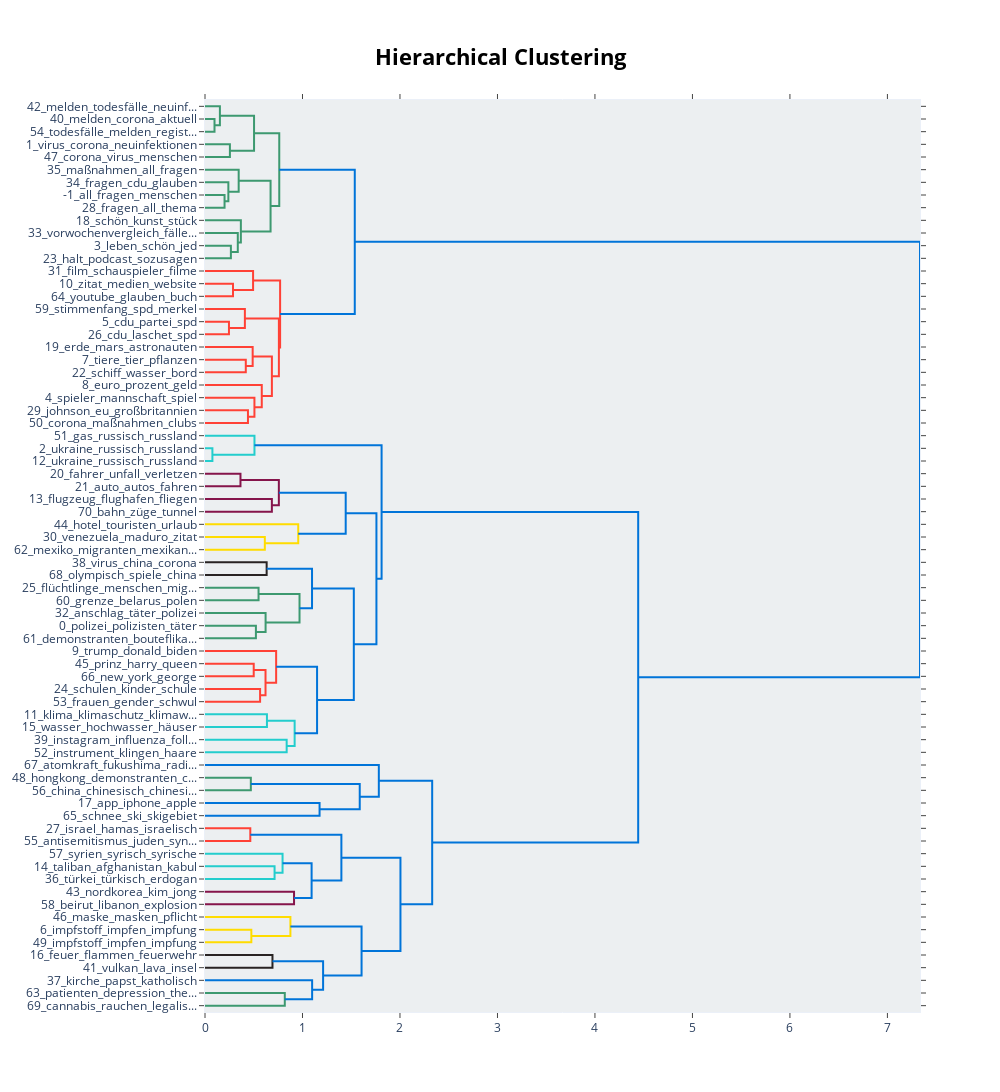

Notebook code for this chart:
### Code cell
topic_model.visualize_hierarchy()

### Figure 1 — Plotly figure (JSON) as saved in the notebook; plotly's stock layout.template omitted (floating-point values rounded to 4 significant figures)
{"data": [{"hoverinfo": "text", "marker": {"color": "rgb(61,153,112)"}, "mode": "lines", "type": "scatter", "x": [0, 0.09754, 0.09754, 0], "xaxis": "x", "y": [-15, -15, -25, -25], "yaxis": "y"}, {"hoverinfo": "text", "marker": {"color": "rgb(61,153,112)"}, "mode": "lines", "type": "scatter", "x": [0, 0.1529, 0.1529, 0.09754], "xaxis": "x", "y": [-5, -5, -20, -20], "yaxis": "y"}, {"hoverinfo": "text", "marker": {"color": "rgb(61,153,112)"}, "mode": "lines", "type": "scatter", "x": [0, 0.2556, 0.2556, 0], "xaxis": "x", "y": [-35, -35, -45, -45], "yaxis": "y"}, {"hoverinfo": "text", "marker": {"color": "rgb(61,153,112)"}, "mode": "lines", "type": "scatter", "x": [0.1529, 0.5031, 0.5031, 0.2556], "xaxis": "x", "y": [-12.5, -12.5, -40, -40], "yaxis": "y"}, {"hoverinfo": "text", "marker": {"color": "rgb(61,153,112)"}, "mode": "lines", "type": "scatter", "x": [0, 0.2005, 0.2005, 0], "xaxis": "x", "y": [-75, -75, -85, -85], "yaxis": "y"}, {"hoverinfo": "text", "marker": {"color": "rgb(61,153,112)"}, "mode": "lines", "type": "scatter", "x": [0, 0.2396, 0.2396, 0.2005], "xaxis": "x", "y": [-65, -65, -80, -80], "yaxis": "y"}, {"hoverinfo": "text", "marker": {"color": "rgb(61,153,112)"}, "mode": "lines", "type": "scatter", "x": [0, 0.3455, 0.3455, 0.2396], "xaxis": "x", "y": [-55, -55, -72.5, -72.5], "yaxis": "y"}, {"hoverinfo": "text", "marker": {"color": "rgb(61,153,112)"}, "mode": "lines", "type": "scatter", "x": [0, 0.2655, 0.2655, 0], "xaxis": "x", "y": [-115, -115, -125, -125], "yaxis": "y"}, {"hoverinfo": "text", "marker": {"color": "rgb(61,153,112)"}, "mode": "lines", "type": "scatter", "x": [0, 0.3364, 0.3364, 0.2655], "xaxis": "x", "y": [-105, -105, -120, -120], "yaxis": "y"}, {"hoverinfo": "text", "marker": {"color": "rgb(61,153,112)"}, "mode": "lines", "type": "scatter", "x": [0, 0.3679, 0.3679, 0.3364], "xaxis": "x", "y": [-95, -95, -112.5, -112.5], "yaxis": "y"}, {"hoverinfo": "text", "marker": {"color": "rgb(61,153,112)"}, "mode": "lines", "type": "scatter", "x": [0.3455, 0.6726, 0.6726, 0.3679], "xaxis": "x", "y": [-63.75, -63.75, -103.8, -103.8], "yaxis": "y"}, {"hoverinfo": "text", "marker": {"color": "rgb(61,153,112)"}, "mode": "lines", "type": "scatter", "x": [0.5031, 0.7618, 0.7618, 0.6726], "xaxis": "x", "y": [-26.25, -26.25, -83.75, -83.75], "yaxis": "y"}, {"hoverinfo": "text", "marker": {"color": "rgb(255,65,54)"}, "mode": "lines", "type": "scatter", "x": [0, 0.2872, 0.2872, 0], "xaxis": "x", "y": [-145, -145, -155, -155], "yaxis": "y"}, {"hoverinfo": "text", "marker": {"color": "rgb(255,65,54)"}, "mode": "lines", "type": "scatter", "x": [0, 0.4932, 0.4932, 0.2872], "xaxis": "x", "y": [-135, -135, -150, -150], "yaxis": "y"}, {"hoverinfo": "text", "marker": {"color": "rgb(255,65,54)"}, "mode": "lines", "type": "scatter", "x": [0, 0.2458, 0.2458, 0], "xaxis": "x", "y": [-175, -175, -185, -185], "yaxis": "y"}, {"hoverinfo": "text", "marker": {"color": "rgb(255,65,54)"}, "mode": "lines", "type": "scatter", "x": [0, 0.4091, 0.4091, 0.2458], "xaxis": "x", "y": [-165, -165, -180, -180], "yaxis": "y"}, {"hoverinfo": "text", "marker": {"color": "rgb(255,65,54)"}, "mode": "lines", "type": "scatter", "x": [0, 0.4184, 0.4184, 0], "xaxis": "x", "y": [-205, -205, -215, -215], "yaxis": "y"}, {"hoverinfo": "text", "marker": {"color": "rgb(255,65,54)"}, "mode": "lines", "type": "scatter", "x": [0, 0.4889, 0.4889, 0.4184], "xaxis": "x", "y": [-195, -195, -210, -210], "yaxis": "y"}, {"hoverinfo": "text", "marker": {"color": "rgb(255,65,54)"}, "mode": "lines", "type": "scatter", "x": [0, 0.4407, 0.4407, 0], "xaxis": "x", "y": [-245, -245, -255, -255], "yaxis": "y"}, {"hoverinfo": "text", "marker": {"color": "rgb(255,65,54)"}, "mode": "lines", "type": "scatter", "x": [0, 0.507, 0.507, 0.4407], "xaxis": "x", "y": [-235, -235, -250, -250], "yaxis": "y"}, {"hoverinfo": "text", "marker": {"color": "rgb(255,65,54)"}, "mode": "lines", "type": "scatter", "x": [0, 0.5823, 0.5823, 0.507], "xaxis": "x", "y": [-225, -225, -242.5, -242.5], "yaxis": "y"}, {"hoverinfo": "text", "marker": {"color": "rgb(255,65,54)"}, "mode": "lines", "type": "scatter", "x": [0.4889, 0.6861, 0.6861, 0.5823], "xaxis": "x", "y": [-202.5, -202.5, -233.8, -233.8], "yaxis": "y"}, {"hoverinfo": "text", "marker": {"color": "rgb(255,65,54)"}, "mode": "lines", "type": "scatter", "x": [0.4091, 0.7579, 0.7579, 0.6861], "xaxis": "x", "y": [-172.5, -172.5, -218.1, -218.1], "yaxis": "y"}, {"hoverinfo": "text", "marker": {"color": "rgb(255,65,54)"}, "mode": "lines", "type": "scatter", "x": [0.4932, 0.7704, 0.7704, 0.7579], "xaxis": "x", "y": [-142.5, -142.5, -195.3, -195.3], "yaxis": "y"}, {"hoverinfo": "text", "marker": {"color": "rgb(0,116,217)"}, "mode": "lines", "type": "scatter", "x": [0.7618, 1.536, 1.536, 0.7704], "xaxis": "x", "y": [-55, -55, -168.9, -168.9], "yaxis": "y"}, {"hoverinfo": "text", "marker": {"color": "rgb(35,205,205)"}, "mode": "lines", "type": "scatter", "x": [0, 0.07597, 0.07597, 0], "xaxis": "x", "y": [-275, -275, -285, -285], "yaxis": "y"}, {"hoverinfo": "text", "marker": {"color": "rgb(35,205,205)"}, "mode": "lines", "type": "scatter", "x": [0, 0.5075, 0.5075, 0.07597], "xaxis": "x", "y": [-265, -265, -280, -280], "yaxis": "y"}, {"hoverinfo": "text", "marker": {"color": "rgb(133,20,75)"}, "mode": "lines", "type": "scatter", "x": [0, 0.3639, 0.3639, 0], "xaxis": "x", "y": [-295, -295, -305, -305], "yaxis": "y"}, {"hoverinfo": "text", "marker": {"color": "rgb(133,20,75)"}, "mode": "lines", "type": "scatter", "x": [0, 0.686, 0.686, 0], "xaxis": "x", "y": [-315, -315, -325, -325], "yaxis": "y"}, {"hoverinfo": "text", "marker": {"color": "rgb(133,20,75)"}, "mode": "lines", "type": "scatter", "x": [0.3639, 0.7576, 0.7576, 0.686], "xaxis": "x", "y": [-300, -300, -320, -320], "yaxis": "y"}, {"hoverinfo": "text", "marker": {"color": "rgb(255,220,0)"}, "mode": "lines", "type": "scatter", "x": [0, 0.6137, 0.6137, 0], "xaxis": "x", "y": [-345, -345, -355, -355], "yaxis": "y"}, {"hoverinfo": "text", "marker": {"color": "rgb(255,220,0)"}, "mode": "lines", "type": "scatter", "x": [0, 0.9565, 0.9565, 0.6137], "xaxis": "x", "y": [-335, -335, -350, -350], "yaxis": "y"}, {"hoverinfo": "text", "marker": {"color": "rgb(0,116,217)"}, "mode": "lines", "type": "scatter", "x": [0.7576, 1.443, 1.443, 0.9565], "xaxis": "x", "y": [-310, -310, -342.5, -342.5], "yaxis": "y"}, {"hoverinfo": "text", "marker": {"color": "rgb(40,35,35)"}, "mode": "lines", "type": "scatter", "x": [0, 0.6323, 0.6323, 0], "xaxis": "x", "y": [-365, -365, -375, -375], "yaxis": "y"}, {"hoverinfo": "text", "marker": {"color": "rgb(61,153,112)"}, "mode": "lines", "type": "scatter", "x": [0, 0.5492, 0.5492, 0], "xaxis": "x", "y": [-385, -385, -395, -395], "yaxis": "y"}, {"hoverinfo": "text", "marker": {"color": "rgb(61,153,112)"}, "mode": "lines", "type": "scatter", "x": [0, 0.5222, 0.5222, 0], "xaxis": "x", "y": [-415, -415, -425, -425], "yaxis": "y"}, {"hoverinfo": "text", "marker": {"color": "rgb(61,153,112)"}, "mode": "lines", "type": "scatter", "x": [0, 0.6215, 0.6215, 0.5222], "xaxis": "x", "y": [-405, -405, -420, -420], "yaxis": "y"}, {"hoverinfo": "text", "marker": {"color": "rgb(61,153,112)"}, "mode": "lines", "type": "scatter", "x": [0.5492, 0.9696, 0.9696, 0.6215], "xaxis": "x", "y": [-390, -390, -412.5, -412.5], "yaxis": "y"}, {"hoverinfo": "text", "marker": {"color": "rgb(0,116,217)"}, "mode": "lines", "type": "scatter", "x": [0.6323, 1.098, 1.098, 0.9696], "xaxis": "x", "y": [-370, -370, -401.2, -401.2], "yaxis": "y"}, {"hoverinfo": "text", "marker": {"color": "rgb(255,65,54)"}, "mode": "lines", "type": "scatter", "x": [0, 0.4997, 0.4997, 0], "xaxis": "x", "y": [-445, -445, -455, -455], "yaxis": "y"}, {"hoverinfo": "text", "marker": {"color": "rgb(255,65,54)"}, "mode": "lines", "type": "scatter", "x": [0, 0.5651, 0.5651, 0], "xaxis": "x", "y": [-465, -465, -475, -475], "yaxis": "y"}, {"hoverinfo": "text", "marker": {"color": "rgb(255,65,54)"}, "mode": "lines", "type": "scatter", "x": [0.4997, 0.6208, 0.6208, 0.5651], "xaxis": "x", "y": [-450, -450, -470, -470], "yaxis": "y"}, {"hoverinfo": "text", "marker": {"color": "rgb(255,65,54)"}, "mode": "lines", "type": "scatter", "x": [0, 0.7297, 0.7297, 0.6208], "xaxis": "x", "y": [-435, -435, -460, -460], "yaxis": "y"}, {"hoverinfo": "text", "marker": {"color": "rgb(35,205,205)"}, "mode": "lines", "type": "scatter", "x": [0, 0.6353, 0.6353, 0], "xaxis": "x", "y": [-485, -485, -495, -495], "yaxis": "y"}, {"hoverinfo": "text", "marker": {"color": "rgb(35,205,205)"}, "mode": "lines", "type": "scatter", "x": [0, 0.8378, 0.8378, 0], "xaxis": "x", "y": [-505, -505, -515, -515], "yaxis": "y"}, {"hoverinfo": "text", "marker": {"color": "rgb(35,205,205)"}, "mode": "lines", "type": "scatter", "x": [0.6353, 0.9195, 0.9195, 0.8378], "xaxis": "x", "y": [-490, -490, -510, -510], "yaxis": "y"}, {"hoverinfo": "text", "marker": {"color": "rgb(0,116,217)"}, "mode": "lines", "type": "scatter", "x": [0.7297, 1.15, 1.15, 0.9195], "xaxis": "x", "y": [-447.5, -447.5, -500, -500], "yaxis": "y"}, {"hoverinfo": "text", "marker": {"color": "rgb(0,116,217)"}, "mode": "lines", "type": "scatter", "x": [1.098, 1.526, 1.526, 1.15], "xaxis": "x", "y": [-385.6, -385.6, -473.8, -473.8], "yaxis": "y"}, {"hoverinfo": "text", "marker": {"color": "rgb(0,116,217)"}, "mode": "lines", "type": "scatter", "x": [1.443, 1.758, 1.758, 1.526], "xaxis": "x", "y": [-326.2, -326.2, -429.7, -429.7], "yaxis": "y"}, {"hoverinfo": "text", "marker": {"color": "rgb(0,116,217)"}, "mode": "lines", "type": "scatter", "x": [0.5075, 1.811, 1.811, 1.758], "xaxis": "x", "y": [-272.5, -272.5, -378.0, -378.0], "yaxis": "y"}, {"hoverinfo": "text", "marker": {"color": "rgb(61,153,112)"}, "mode": "lines", "type": "scatter", "x": [0, 0.4702, 0.4702, 0], "xaxis": "x", "y": [-535, -535, -545, -545], "yaxis": "y"}, {"hoverinfo": "text", "marker": {"color": "rgb(0,116,217)"}, "mode": "lines", "type": "scatter", "x": [0, 1.175, 1.175, 0], "xaxis": "x", "y": [-555, -555, -565, -565], "yaxis": "y"}, {"hoverinfo": "text", "marker": {"color": "rgb(0,116,217)"}, "mode": "lines", "type": "scatter", "x": [0.4702, 1.587, 1.587, 1.175], "xaxis": "x", "y": [-540, -540, -560, -560], "yaxis": "y"}, {"hoverinfo": "text", "marker": {"color": "rgb(0,116,217)"}, "mode": "lines", "type": "scatter", "x": [0, 1.783, 1.783, 1.587], "xaxis": "x", "y": [-525, -525, -550, -550], "yaxis": "y"}, {"hoverinfo": "text", "marker": {"color": "rgb(255,65,54)"}, "mode": "lines", "type": "scatter", "x": [0, 0.4646, 0.4646, 0], "xaxis": "x", "y": [-575, -575, -585, -585], "yaxis": "y"}, {"hoverinfo": "text", "marker": {"color": "rgb(35,205,205)"}, "mode": "lines", "type": "scatter", "x": [0, 0.7136, 0.7136, 0], "xaxis": "x", "y": [-605, -605, -615, -615], "yaxis": "y"}, {"hoverinfo": "text", "marker": {"color": "rgb(35,205,205)"}, "mode": "lines", "type": "scatter", "x": [0, 0.7956, 0.7956, 0.7136], "xaxis": "x", "y": [-595, -595, -610, -610], "yaxis": "y"}, {"hoverinfo": "text", "marker": {"color": "rgb(133,20,75)"}, "mode": "lines", "type": "scatter", "x": [0, 0.9133, 0.9133, 0], "xaxis": "x", "y": [-625, -625, -635, -635], "yaxis": "y"}, {"hoverinfo": "text", "marker": {"color": "rgb(0,116,217)"}, "mode": "lines", "type": "scatter", "x": [0.7956, 1.094, 1.094, 0.9133], "xaxis": "x", "y": [-602.5, -602.5, -630, -630], "yaxis": "y"}, {"hoverinfo": "text", "marker": {"color": "rgb(0,116,217)"}, "mode": "lines", "type": "scatter", "x": [0.4646, 1.399, 1.399, 1.094], "xaxis": "x", "y": [-580, -580, -616.2, -616.2], "yaxis": "y"}, {"hoverinfo": "text", "marker": {"color": "rgb(255,220,0)"}, "mode": "lines", "type": "scatter", "x": [0, 0.4753, 0.4753, 0], "xaxis": "x", "y": [-655, -655, -665, -665], "yaxis": "y"}, {"hoverinfo": "text", "marker": {"color": "rgb(255,220,0)"}, "mode": "lines", "type": "scatter", "x": [0, 0.876, 0.876, 0.4753], "xaxis": "x", "y": [-645, -645, -660, -660], "yaxis": "y"}, {"hoverinfo": "text", "marker": {"color": "rgb(40,35,35)"}, "mode": "lines", "type": "scatter", "x": [0, 0.6922, 0.6922, 0], "xaxis": "x", "y": [-675, -675, -685, -685], "yaxis": "y"}, {"hoverinfo": "text", "marker": {"color": "rgb(61,153,112)"}, "mode": "lines", "type": "scatter", "x": [0, 0.8185, 0.8185, 0], "xaxis": "x", "y": [-705, -705, -715, -715], "yaxis": "y"}, {"hoverinfo": "text", "marker": {"color": "rgb(0,116,217)"}, "mode": "lines", "type": "scatter", "x": [0, 1.099, 1.099, 0.8185], "xaxis": "x", "y": [-695, -695, -710, -710], "yaxis": "y"}, {"hoverinfo": "text", "marker": {"color": "rgb(0,116,217)"}, "mode": "lines", "type": "scatter", "x": [0.6922, 1.211, 1.211, 1.099], "xaxis": "x", "y": [-680, -680, -702.5, -702.5], "yaxis": "y"}, {"hoverinfo": "text", "marker": {"color": "rgb(0,116,217)"}, "mode": "lines", "type": "scatter", "x": [0.876, 1.606, 1.606, 1.211], "xaxis": "x", "y": [-652.5, -652.5, -691.2, -691.2], "yaxis": "y"}, {"hoverinfo": "text", "marker": {"color": "rgb(0,116,217)"}, "mode": "lines", "type": "scatter", "x": [1.399, 2.005, 2.005, 1.606], "xaxis": "x", "y": [-598.1, -598.1, -671.9, -671.9], "yaxis": "y"}, {"hoverinfo": "text", "marker": {"color": "rgb(0,116,217)"}, "mode": "lines", "type": "scatter", "x": [1.783, 2.33, 2.33, 2.005], "xaxis": "x", "y": [-537.5, -537.5, -635, -635], "yaxis": "y"}, {"hoverinfo": "text", "marker": {"color": "rgb(0,116,217)"}, "mode": "lines", "type": "scatter", "x": [1.811, 4.443, 4.443, 2.33], "xaxis": "x", "y": [-325.2, -325.2, -586.2, -586.2], "yaxis": "y"}, {"hoverinfo": "text", "marker": {"color": "rgb(0,116,217)"}, "mode": "lines", "type": "scatter", "x": [1.536, 7.334, 7.334, 4.443], "xaxis": "x", "y": [-112.0, -112.0, -455.7, -455.7], "yaxis": "y"}], "layout": {"autosize": false, "height": 1280, "hoverlabel": {"bgcolor": "white", "font": {"family": "Rockwell", "size": 16}}, "hovermode": "closest", "plot_bgcolor": "#ECEFF1", "showlegend": false, "title": {"font": {"color": "Black", "size": 22}, "text": "<b>Hierarchical Clustering", "x": 0.5, "xanchor": "center", "yanchor": "top"}, "width": 1000, "xaxis": {"mirror": "allticks", "rangemode": "tozero", "showgrid": false, "showline": true, "showticklabels": true, "ticks": "outside", "type": "linear", "zeroline": false}, "yaxis": {"mirror": "allticks", "range": [-720, 0], "rangemode": "tozero", "showgrid": false, "showline": true, "showticklabels": true, "tickmode": "array", "ticks": "outside", "ticktext": ["42_melden_todesfälle_neuinf...", "40_melden_corona_aktuell", "54_todesfälle_melden_regist...", "1_virus_corona_neuinfektionen", "47_corona_virus_menschen", "35_maßnahmen_all_fragen", "34_fragen_cdu_glauben", "-1_all_fragen_menschen", "28_fragen_all_thema", "18_schön_kunst_stück", "33_vorwochenvergleich_fälle...", "3_leben_schön_jed", "23_halt_podcast_sozusagen", "31_film_schauspieler_filme", "10_zitat_medien_website", "64_youtube_glauben_buch", "59_stimmenfang_spd_merkel", "5_cdu_partei_spd", "26_cdu_laschet_spd", "19_erde_mars_astronauten", "7_tiere_tier_pflanzen", "22_schiff_wasser_bord", "8_euro_prozent_geld", "4_spieler_mannschaft_spiel", "29_johnson_eu_großbritannien", "50_corona_maßnahmen_clubs", "51_gas_russisch_russland", "2_ukraine_russisch_russland", "12_ukraine_russisch_russland", "20_fahrer_unfall_verletzen", "21_auto_autos_fahren", "13_flugzeug_flughafen_fliegen", "70_bahn_züge_tunnel", "44_hotel_touristen_urlaub", "30_venezuela_maduro_zitat", "62_mexiko_migranten_mexikan...", "38_virus_china_corona", "68_olympisch_spiele_china", "25_flüchtlinge_menschen_mig...", "60_grenze_belarus_polen", "32_anschlag_täter_polizei", "0_polizei_polizisten_täter", "61_demonstranten_bouteflika...", "9_trump_donald_biden", "45_prinz_harry_queen", "66_new_york_george", "24_schulen_kinder_schule", "53_frauen_gender_schwul", "11_klima_klimaschutz_klimaw...", "15_wasser_hochwasser_häuser", "39_instagram_influenza_foll...", "52_instrument_klingen_haare", "67_atomkraft_fukushima_radi...", "48_hongkong_demonstranten_c...", "56_china_chinesisch_chinesi...", "17_app_iphone_apple", "65_schnee_ski_skigebiet", "27_israel_hamas_israelisch", "55_antisemitismus_juden_syn...", "57_syrien_syrisch_syrische", "14_taliban_afghanistan_kabul", "36_türkei_türkisch_erdogan", "43_nordkorea_kim_jong", "58_beirut_libanon_explosion", "46_maske_masken_pflicht", "6_impfstoff_impfen_impfung", "49_impfstoff_impfen_impfung", "16_feuer_flammen_feuerwehr", "41_vulkan_lava_insel", "37_kirche_papst_katholisch", "63_patienten_depression_the...", "69_cannabis_rauchen_legalis..."], "tickvals": [-5, -15, -25, -35, -45, -55, -65, -75, -85, -95, -105, -115, -125, -135, -145, -155, -165, -175, -185, -195, -205, -215, -225, -235, -245, -255, -265, -275, -285, -295, -305, -315, -325, -335, -345, -355, -365, -375, -385, -395, -405, -415, -425, -435, -445, -455, -465, -475, -485, -495, -505, -515, -525, -535, -545, -555, -565, -575, -585, -595, -605, -615, -625, -635, -645, -655, -665, -675, -685, -695, -705, -715], "type": "linear", "zeroline": false}}}
